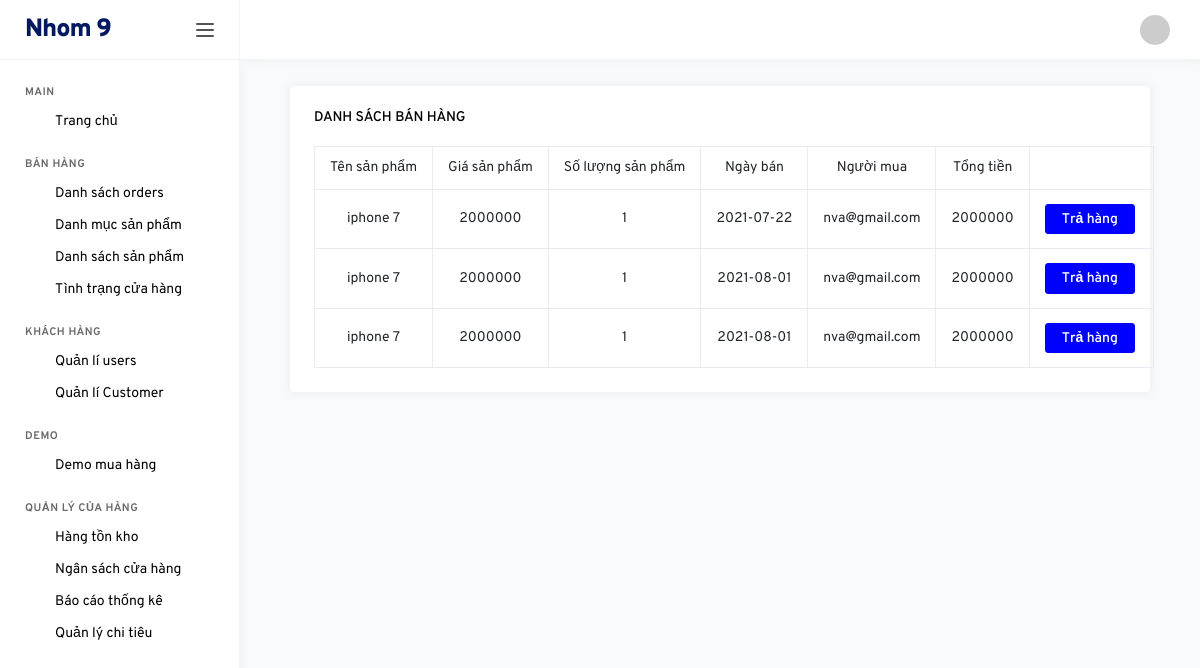
Page /backend/index.php?controller=status&action=sell (signed in) on the earlier database version.
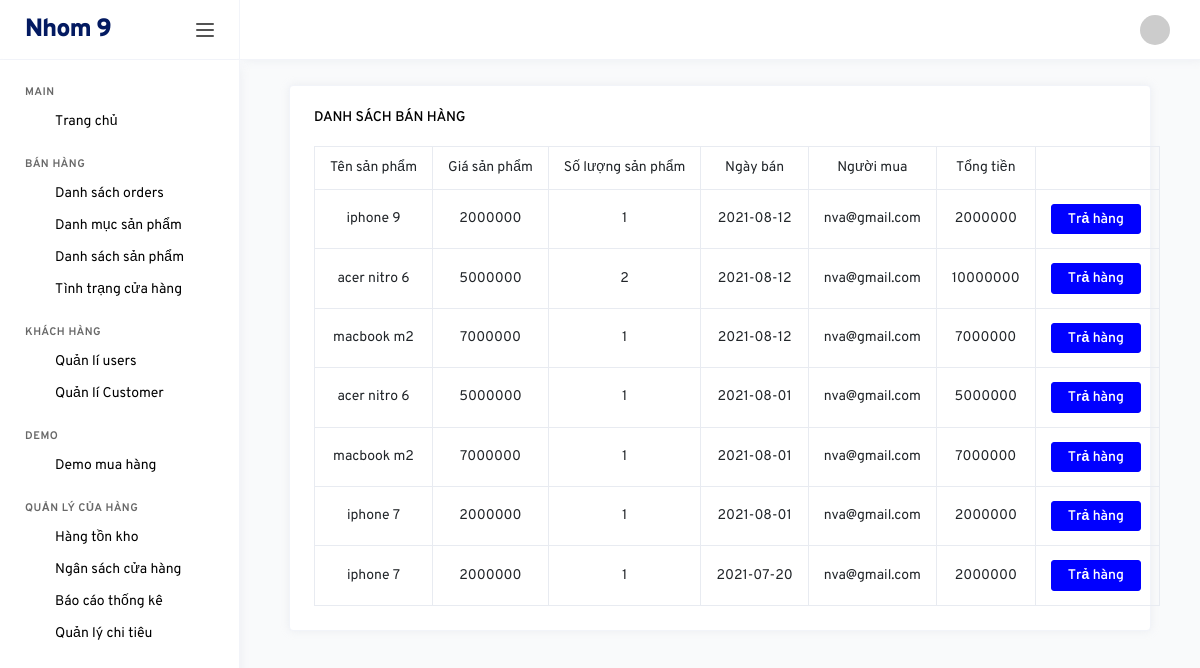
Same page on the later database version.
### tables this page shows
CREATE TABLE `order_detail` (
  `id` int(11) NOT NULL,
  `order_id` int(11) NOT NULL,
  `product_id` int(11) NOT NULL,
  `quantity` int(11) NOT NULL
);

CREATE TABLE `products` (
  `id` int(11) NOT NULL,
  `name` varchar(500) NOT NULL,
  `category_id` int(11) NOT NULL,
  `ma_hang` varchar(500) NOT NULL,
  `bao_hanh` int(11) NOT NULL,
  `so_imei` varchar(500) NOT NULL,
  `so_serial` varchar(500) NOT NULL,
  `ton_kho` int(11) NOT NULL,
  `xuat_su` varchar(500) NOT NULL,
  `price` int(11) NOT NULL
);

CREATE TABLE `orders` (
  `id` int(11) NOT NULL,
  `user_id` int(11) NOT NULL,
  `date` date NOT NULL,
  `price` int(11) NOT NULL
);

CREATE TABLE `users` (
  `id` int(11) NOT NULL,
  `email` varchar(500) NOT NULL,
  `password` varchar(500) NOT NULL
);

### backend/controllers/StatusController.php (called while the page is built, shortened)
<?php
	include "Models/StatusModel.php";
	class StatusController extends Controller{
		public function sell(){
			$recordPerPage = 25;
			$numPage = ceil($this->modelTotal()/$recordPerPage);
			$data = $this->modelReadSell($recordPerPage);
			$this->loadView("SellStatus.php",["data"=>$data,"numPage"=>$numPage]);
		}
	}
 ?>

### backend/models/StatusModel.php (called while the page is built, shortened)
<?php
	trait OrdersModel{
		public function modelReadSell($recordPerPage){
			$page = isset($_GET["p"]) && $_GET["p"] > 0 ? $_GET["p"]-1 : 0;
			$from = $page * $recordPerPage;
			$conn = Connection::getInstance();
			$query = $conn->query("select * from order_detail order by id desc limit $from, $recordPerPage");
			return $query->fetchAll();
		}
        public function getProduct($id){
            $conn = Connection::getInstance();
			$query = $conn->query("select * from products where id = $id");
            return $query->fetch();
        }
        public function getOrder($id){
            $conn = Connection::getInstance();
			$query = $conn->query("select * from orders where id = $id");
            return $query->fetch();
        }
        public function getCustomer($id){
            $conn = Connection::getInstance();
			$query = $conn->query("select * from users where id = $id");
            return $query->fetch();
        }
	}
 ?>

### backend/views/SellStatus.php (the view)
<?php $this->layoutPath = "Layout.php"; ?>
<div class="col-md-12">
    <div class="col-md-12 grid-margin stretch-card">
    <div class="card">
        <div class="card-body">
        <h6 class="card-title">Danh sách bán hàng</h6>
        <div class="panel-body">
            <table class="table table-bordered table-hover">
                 <tr>
                    <td style="text-align: center;">Tên sản phẩm</td>
                    <td style="text-align: center;">Giá sản phẩm</td>
                    <td style="text-align: center;">Số lượng sản phẩm</td>
                    <td style="text-align: center;">Ngày bán</td>
                    <td style="text-align: center;">Người mua</td>
                    <td style="text-align: center;">Tổng tiền</td>
                    <td style="width: 150px;"></td>
                </tr>
                <?php foreach($data as $rows): ?>
                    <?php
                        $order = $this->getOrder($rows->order_id);
                        $product = $this->getProduct($rows->product_id);
                        $customer = $this->getCustomer($order->user_id);
                    ?>
                    <tr>
                        <td style="text-align: center;"><?php echo $product->name; ?></td>
                        <td style="text-align: center;"><?php echo $product->price; ?></td>
                        <td style="text-align: center;"><?php echo $rows->quantity; ?></td>
                        <td style="text-align: center;"><?php echo $order->date; ?></td>
                        <td style="text-align: center;"><?php echo $customer->email; ?></td>
                        <td style="text-align: center;"><?php echo $product->price*$rows->quantity; ?></td>
                        <td style="text-align:center;">
                            <a class="btn btn-primary" href="index.php?controller=status&action=tra_hang&id=<?php echo $rows->id; ?>">Trả hàng</a>&nbsp;
                        </td>
                    </tr>
                <?php endforeach; ?>
            </table>
        </div>
    </div>
    </div>
</div>
</div>

### backend/index.php (shortened to what this page needs)
<?php
	include "../app/Controller.php";
	$controller = isset($_GET["controller"]) ? $_GET["controller"]:"Home";
	$action = isset($_GET["action"]) ? $_GET["action"]:"index";
	$fileController = "controllers/".ucfirst($controller)."Controller.php";
	$classController = ucfirst($controller)."Controller";
	if (class_exists($classController)){
		$obj = new $classController();
		$obj->$action();
	} else die("$fileController không tồn tại");
 ?>

### app/Controller.php (shortened to what this page needs)
<?php
	class Controller{
		public $view = NULL;
		public $layoutPath = NULL;
		public function loadView($viewPath,$data = NULL){
			if (file_exists("views/$viewPath")){
					include "views/$viewPath";
					$this->view = ob_get_contents();
		}
			if ($this->layoutPath != NULL)
				include "views/$this->layoutPath";
			else
				echo $this->view;
		}
	}
 ?>

### backend/views/Layout.php (shortened to what this page needs)
<!DOCTYPE html>
<html lang="en">
<head>
    <link rel="stylesheet" href="../assets/backend/vendors/core/core.css">
  <link rel="stylesheet" href="../assets/backend/vendors/bootstrap-datepicker/bootstrap-datepicker.min.css">
    <link rel="stylesheet" href="../assets/backend/fonts/feather-font/css/iconfont.css">
    <link rel="stylesheet" href="../assets/backend/vendors/flag-icon-css/css/flag-icon.min.css">
    <link rel="stylesheet" href="../assets/backend/css/demo_1/style.css">
</head>
<body>
    <div class="main-wrapper">
        <nav class="sidebar">
      <div class="sidebar-header">
        <a href="index.php?controller=home" class="sidebar-brand">
          Nhom 9
        </a>
        <div class="sidebar-toggler not-active">
          <span></span>
          <span></span>
          <span></span>
        </div>
      </div>
      <div class="sidebar-body">
        <ul class="nav">
          <li class="nav-item nav-category">Main</li>
          <li class="nav-item">
            <a href="index.php?controller=home" class="nav-link">
              <i class="link-icon" data-feather="box"></i>
              <span class="link-title">Trang chủ</span>
            </a>
          </li>
          <li class="nav-item nav-category">Bán hàng</li>
          <li class="nav-item">
            <a href="index.php?controller=orders" class="nav-link">
              <i class="link-icon" data-feather="calendar"></i>
              <span class="link-title">Danh sách orders</span>
            </a>
          </li>
          <li class="nav-item">
            <a href="index.php?controller=categories" class="nav-link">
              <i class="link-icon" data-feather="list"></i>
              <span class="link-title">Danh mục sản phẩm</span>
            </a>
          </li>
          <li class="nav-item">
            <a href="index.php?controller=products" class="nav-link">
              <i class="link-icon" data-feather="shopping-bag"></i>
              <span class="link-title">Danh sách sản phẩm</span>
            </a>
          </li>
          <li class="nav-item">
            <a class="nav-link" data-toggle="collapse" href="#errorPages2" role="button" aria-expanded="false" aria-controls="errorPages22">
                <i class="link-icon" data-feather="grid"></i>
                <span class="link-title">Tình trạng cửa hàng</span>
                <i class="link-arrow" data-feather="chevron-down"></i>
            </a>
          </li>
          <li class="nav-item nav-category">Khách hàng</li>
          <li class="nav-item">
            <a href="index.php?controller=users" class="nav-link no-active" >
              <i class="link-icon" data-feather="users"></i>
              <span class="link-title">Quản lí users</span>
            </a>
            <a href="index.php?controller=customers" class="nav-link no-active" >
              <i class="link-icon" data-feather="users"></i>
              <span class="link-title">Quản lí Customer</span>
            </a>
          </li>
          <li class="nav-item nav-category">Demo</li>
          <li class="nav-item">
            <a href="index.php?controller=demo" class="nav-link no-active" >
              <i class="link-icon" data-feather="box"></i>
              <span class="link-title">Demo mua hàng</span>
            </a>
          </li>
          <li class="nav-item nav-category">Quản lý của hàng</li>
          <li class="nav-item">
            <a href="index.php?controller=store&action=ton_kho" class="nav-link no-active" >
              <i class="link-icon" data-feather="box"></i>
              <span class="link-title">Hàng tồn kho</span>
            </a>
          </li>
          <li class="nav-item">
            <a href="index.php?controller=store&action=ngan_sach" class="nav-link no-active" >
              <i class="link-icon" data-feather="box"></i>
              <span class="link-title">Ngân sách cửa hàng</span>
            </a>
          </li>
          <li class="nav-item">
            <a href="index.php?controller=ThongKe" class="nav-link no-active" >
              <i class="link-icon" data-feather="box"></i>
              <span class="link-title">Báo cáo thống kê</span>
            </a>
          </li>
          <li class="nav-item">
            <a href="index.php?controller=ThongKe&action=getChiTieu" class="nav-link no-active" >
              <i class="link-icon" data-feather="box"></i>
              <span class="link-title">Quản lý chi tiêu</span>
            </a>
          </li>
        </ul>
      </div>
    </nav>
        <div class="page-wrapper">
            <nav class="navbar">
                <div class="navbar-content">
                    <ul class="navbar-nav">
                        <li class="nav-item dropdown nav-profile">
                            <a class="nav-link dropdown-toggle" href="#" id="profileDropdown" role="button" data-toggle="dropdown" aria-haspopup="true" aria-expanded="false">
                                <img src="https://via.placeholder.com/30x30" alt="profile">
                            </a>
                        </li>
                    </ul>
                </div>
            </nav>
            <div class="page-content">
                <?php echo $this->view; ?>
            </div>
        </div>
    </div>
</body>
</html>

Differences in the rows shown:
removed order_detail: product.name "iphone 7", product.price "2000000", quantity "1", order.date "2021-07-22", users.email "nva@gmail.com", $product->price*$rows->quantity "2000000"
added order_detail: product.name "iphone 9", product.price "2000000", quantity "1", order.date "2021-08-12", users.email "nva@gmail.com", $product->price*$rows->quantity "2000000"
added order_detail: product.name "acer nitro 6", product.price "5000000", quantity "2", order.date "2021-08-12", users.email "nva@gmail.com", $product->price*$rows->quantity "10000000"
added order_detail: product.name "macbook m2", product.price "7000000", quantity "1", order.date "2021-08-12", users.email "nva@gmail.com", $product->price*$rows->quantity "7000000"
added order_detail: product.name "acer nitro 6", product.price "5000000", quantity "1", order.date "2021-08-01", users.email "nva@gmail.com", $product->price*$rows->quantity "5000000"
added order_detail: product.name "macbook m2", product.price "7000000", quantity "1", order.date "2021-08-01", users.email "nva@gmail.com", $product->price*$rows->quantity "7000000"
changed through a linked row, order_detail (number 7 of 7 on the later page): order.date "2021-08-01" → "2021-07-20"
